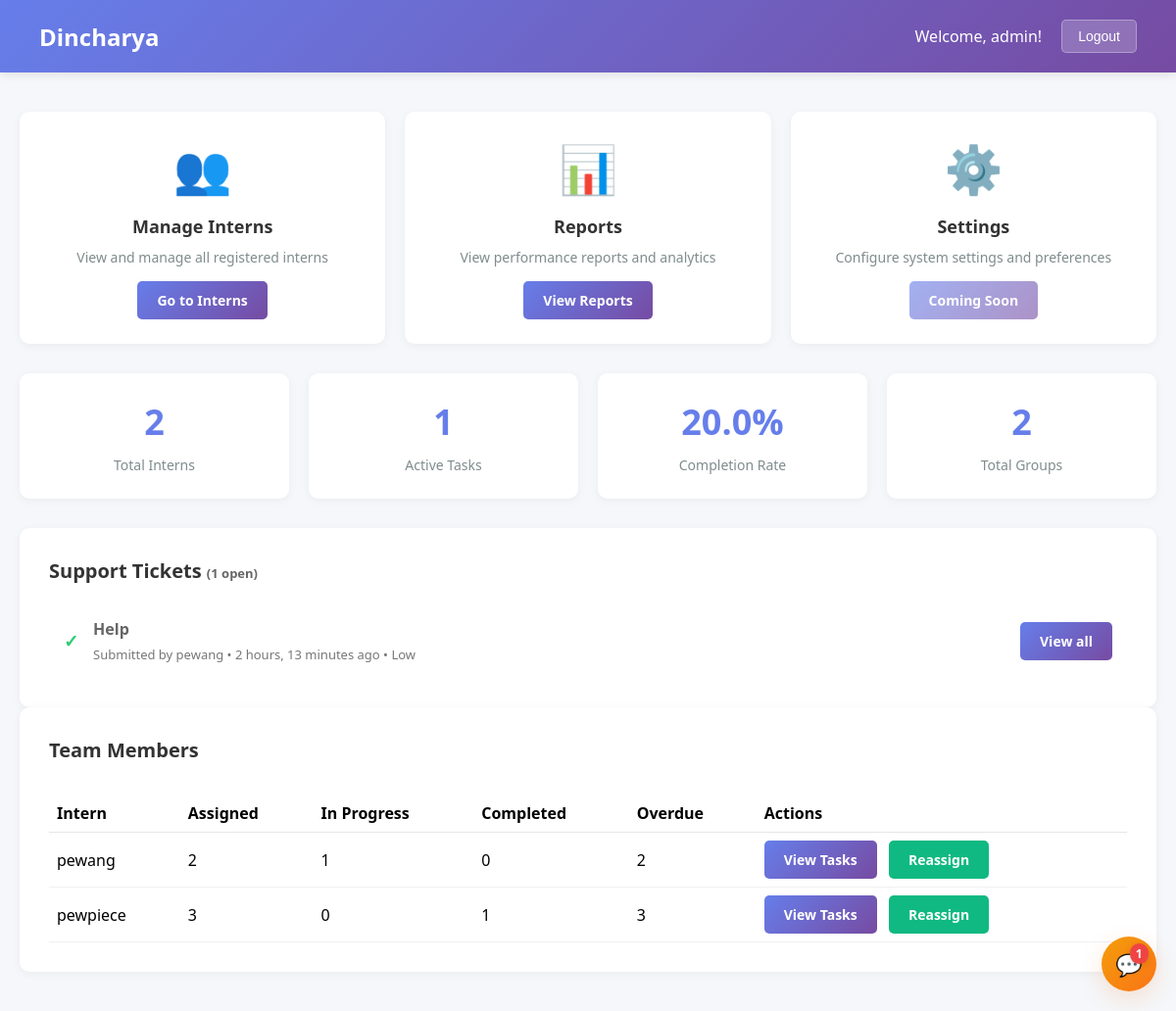
The app's page / (signed in), older data.
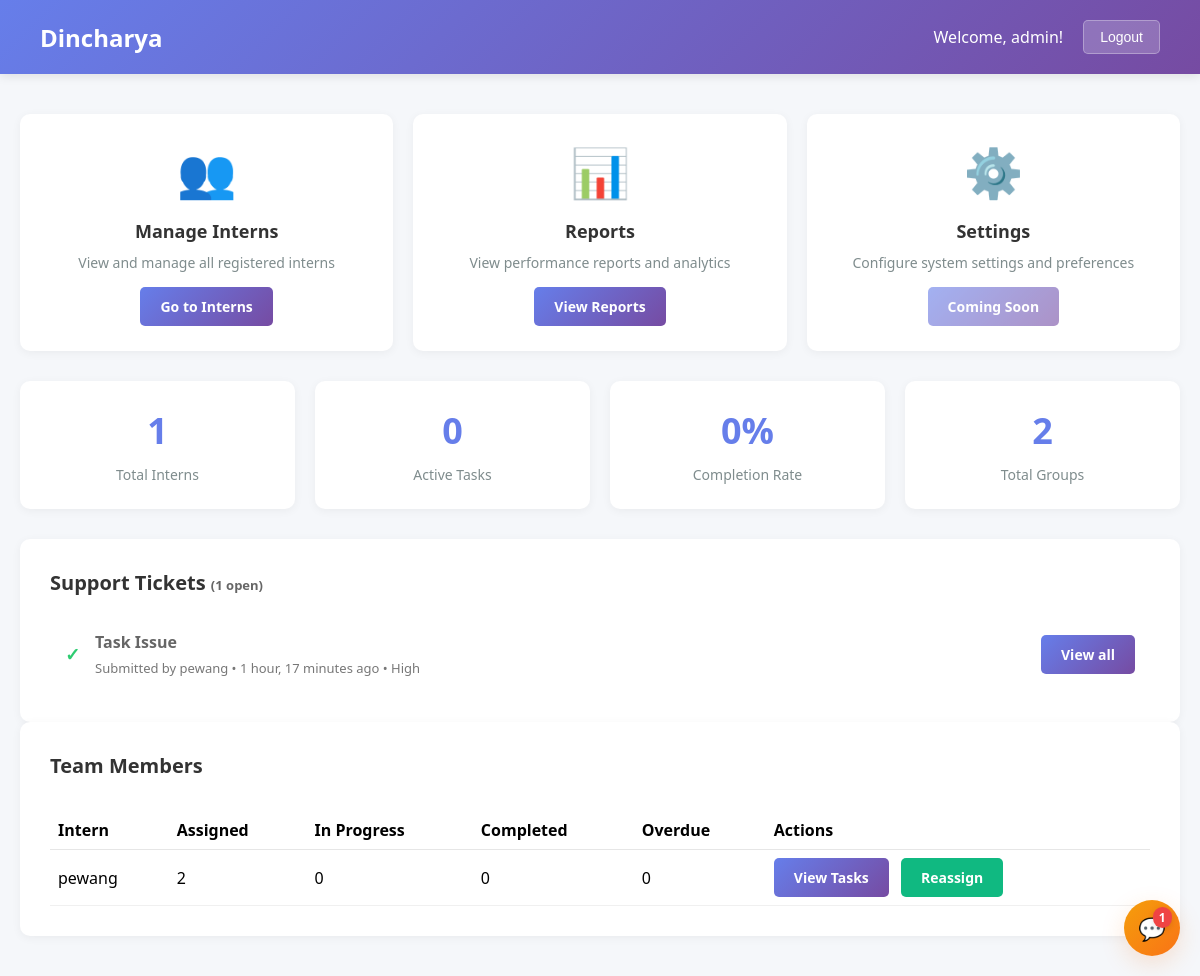
The same page, newer data.
### scheduler/models.py (models this page shows, shortened)
class CustomUser(AbstractUser):
    ROLE_CHOICES = (
        ('supervisor', 'Supervisor'),
        ('intern', 'Intern'),
    )
    role = models.CharField(max_length=20, choices=ROLE_CHOICES, default='intern')

class SupportTicket(models.Model):
    STATUS_CHOICES = (
        ('open', 'Open'),
        ('in_progress', 'In Progress'),
        ('resolved', 'Resolved'),
        ('closed', 'Closed'),
    )
    PRIORITY_CHOICES = (
        ('low', 'Low'),
        ('medium', 'Medium'),
        ('high', 'High'),
    )
    subject = models.CharField(max_length=200)
    description = models.TextField()
    created_by = models.ForeignKey(CustomUser, related_name='support_tickets', on_delete=models.CASCADE)
    assigned_to = models.ForeignKey(CustomUser, related_name='assigned_support_tickets', on_delete=models.SET_NULL, null=True, blank=True)
    status = models.CharField(max_length=20, choices=STATUS_CHOICES, default='open')
    priority = models.CharField(max_length=10, choices=PRIORITY_CHOICES, default='medium')
    created_at = models.DateTimeField(auto_now_add=True)
    updated_at = models.DateTimeField(auto_now=True)
    class Meta:
        ordering = ['-created_at']

### scheduler/views.py (the view)
# urls.py: path('', views.dashboard, name='dashboard'),
@login_required
def dashboard(request):
    user = request.user
    from django.utils import timezone
    user_tasks = Task.objects.filter(assigned_to=user).order_by('due_date')[:5]
    user_all_tasks_qs = Task.objects.filter(assigned_to=user)
    tasks_assigned_count = user_all_tasks_qs.count()
    tasks_completed_count = user_all_tasks_qs.filter(status='completed').count()
    tasks_inprogress_count = user_all_tasks_qs.filter(status='in_progress').count()
    context = {
        'user': user,
        'recent_tasks': user_tasks,
        'now': timezone.now(),
        'tasks_assigned_count': tasks_assigned_count,
        'tasks_completed_count': tasks_completed_count,
        'tasks_inprogress_count': tasks_inprogress_count,
    }
    if user.role == 'supervisor':
        interns = CustomUser.objects.filter(role='intern')
        team_tasks = Task.objects.filter(assigned_to__in=interns)
        summary = interns.annotate(
            assigned_count=Count('assigned_tasks'),
            completed_count=Count('assigned_tasks', filter=Q(assigned_tasks__status='completed')),
            inprogress_count=Count('assigned_tasks', filter=Q(assigned_tasks__status='in_progress')),
            overdue_count=Count('assigned_tasks', filter=Q(assigned_tasks__due_date__lt=timezone.now()))
        )
        context.update({
            'team_summary': summary,
            'team_overview': {
                'total': team_tasks.count(),
                'completed': team_tasks.filter(status='completed').count(),
                'in_progress': team_tasks.filter(status='in_progress').count(),
                'overdue': team_tasks.filter(due_date__lt=timezone.now()).count(),
            }
        })
        interns_count = interns.count()
        from django.contrib.auth.models import Group
        groups_count = Group.objects.count()
        total_tasks = team_tasks.count()
        completed = team_tasks.filter(status='completed').count()
        completion_rate = round((completed / total_tasks) * 100, 1) if total_tasks else 0
        context.update({
            'interns_count': interns_count,
            'groups_count': groups_count,
            'completion_rate': completion_rate,
        })
        recent_tickets = SupportTicket.objects.filter(status__in=['open', 'in_progress']).select_related('created_by')[:5]
        open_tickets_count = SupportTicket.objects.filter(status='open').count()
        context.update({
            'recent_tickets': recent_tickets,
            'open_tickets_count': open_tickets_count,
        })
        return render(request, 'supervisor_dashboard.html', context)
    elif user.role == 'intern':
        my_tickets = SupportTicket.objects.filter(created_by=user).select_related('assigned_to').prefetch_related('replies__responder')[:5]
        context.update({
            'my_tickets': my_tickets,
        })
        return render(request, 'intern_dashboard.html', context)
    else:
        return render(request, 'unauthorized.html')

### templates/supervisor_dashboard.html (shortened to what this page needs)
<!DOCTYPE html>
<html lang="en">
<head>
</head>
<body>
    <div class="navbar">
        <h1>Dincharya</h1>
        <div class="navbar-links">
            <span>Welcome, {{ user.username }}!</span>
            <form method="post" action="{% url 'logout' %}" class="logout-form">
                <button type="submit" class="logout-btn">Logout</button>
            </form>
        </div>
    </div>
    <div class="container">
        <div class="quick-actions">
            <a href="{% url 'manage_interns' %}" class="action-card">
                <div class="action-icon">👥</div>
                <h3>Manage Interns</h3>
                <p>View and manage all registered interns</p>
                <div class="action-btn">Go to Interns</div>
            </a>
            <a href="{% url 'reports' %}" class="action-card">
                <div class="action-icon">📊</div>
                <h3>Reports</h3>
                <p>View performance reports and analytics</p>
                <div style="margin-top:12px;">
                    <div class="action-btn">View Reports</div>
                </div>
            </a>
            <div class="action-card">
                <div class="action-icon">⚙️</div>
                <h3>Settings</h3>
                <p>Configure system settings and preferences</p>
                <div class="action-btn" style="cursor: not-allowed; opacity: 0.6;">Coming Soon</div>
            </div>
        </div>
        <div class="stats-section">
            <div class="stat-card">
                <div class="stat-number">{{ interns_count|default:'0' }}</div>
                <div class="stat-label">Total Interns</div>
            </div>
            <div class="stat-card">
                <div class="stat-number">{{ team_overview.in_progress|default:'0' }}</div>
                <div class="stat-label">Active Tasks</div>
            </div>
            <div class="stat-card">
                <div class="stat-number">{{ completion_rate|default:'0' }}%</div>
                <div class="stat-label">Completion Rate</div>
            </div>
            <div class="stat-card">
                <div class="stat-number">{{ groups_count|default:'0' }}</div>
                <div class="stat-label">Total Groups</div>
            </div>
        </div>
        <div class="info-section mt-3">
            <h3>Support Tickets <small style="color:#666; font-size:13px;">({{ open_tickets_count|default:'0' }} open)</small></h3>
            <ul class="info-list" style="margin-top:8px;">
                {% for t in recent_tickets %}
                <li style="display:flex; justify-content:space-between; align-items:center;">
                    <div style="flex:1;">
                        <strong>{{ t.subject|truncatechars:60 }}</strong>
                        <div style="color:#777; font-size:13px; margin-top:6px;">
                            Submitted by {{ t.created_by.get_full_name|default:t.created_by.username }} • {{ t.created_at|timesince }} ago • {{ t.get_priority_display }}
                        </div>
                    </div>
                    <div style="margin-left:12px;">
                        <a href="{% url 'support_list' %}" class="action-btn">View all</a>
                    </div>
                </li>
                {% empty %}
                <li>No recent tickets.</li>
                {% endfor %}
            </ul>
        </div>
        <div class="info-section mt-3">
            <h3>Team Members</h3>
            <div style="overflow:auto;">
                <table style="width:100%; border-collapse: collapse; margin-top: 12px;">
                    <thead>
                        <tr style="text-align:left; border-bottom: 1px solid #e6e6e6;">
                            <th style="padding:8px">Intern</th>
                            <th style="padding:8px">Assigned</th>
                            <th style="padding:8px">In Progress</th>
                            <th style="padding:8px">Completed</th>
                            <th style="padding:8px">Overdue</th>
                            <th style="padding:8px">Actions</th>
                        </tr>
                    </thead>
                    <tbody>
                        {% for intern in team_summary %}
                        <tr style="border-bottom: 1px solid #f0f0f0;">
                            <td style="padding:8px">{{ intern.get_full_name|default:intern.username }}</td>
                            <td style="padding:8px">{{ intern.assigned_count|default:'0' }}</td>
                            <td style="padding:8px">{{ intern.inprogress_count|default:'0' }}</td>
                            <td style="padding:8px">{{ intern.completed_count|default:'0' }}</td>
                            <td style="padding:8px">{{ intern.overdue_count|default:'0' }}</td>
                            <td style="padding:8px">
                                <a href="{% url 'tasks:task_list' %}?assigned_to={{ intern.id }}" class="action-btn">View Tasks</a>
                                <a href="{% url 'bulk_reassign' %}?assigned_to={{ intern.id }}" class="action-btn" style="margin-left:8px; background:#10b981">Reassign</a>
                            </td>
                        </tr>
                        {% empty %}
                        <tr>
                            <td colspan="6" style="padding:12px; text-align:center; color:#777">No interns found.</td>
                        </tr>
                        {% endfor %}
                    </tbody>
                </table>
            </div>
        </div>
    </div>
    <a href="{% url 'support_list' %}" class="support-float" aria-label="Support" title="Support tickets">
        <span style="position:relative; display:inline-block;">💬
            {% if open_tickets_count and open_tickets_count > 0 %}
            <span class="support-badge">{{ open_tickets_count }}</span>
            {% endif %}
        </span>
    </a>
</body>
</html>

### templates/supervisor_dashboard.html (style rules this page uses)
* { margin: 0; padding: 0; box-sizing: border-box; }
body { font-family: 'Segoe UI', Tahoma, Geneva, Verdana, sans-serif; background: #f5f7fa; min-height: 100vh; }
.navbar { background: linear-gradient(135deg, #667eea 0%, #764ba2 100%); color: white; padding: 20px 40px; display: flex; justify-content: space-between; align-items: center; box-shadow: 0 2px 10px rgba(0, 0, 0, 0.1); }
.navbar h1 { font-size: 24px; }
.navbar-links { display: flex; gap: 20px; align-items: center; }
.logout-form { display: inline; margin: 0; }
.logout-btn { background: rgba(255, 255, 255, 0.2); padding: 8px 16px; border-radius: 5px; border: 1px solid rgba(255, 255, 255, 0.3); cursor: pointer; color: white; text-decoration: none; transition: background 0.3s; font-size: 14px; font-weight: 500; }
.container { max-width: 1200px; margin: 40px auto; padding: 0 20px; }
.quick-actions { display: grid; grid-template-columns: repeat(auto-fit, minmax(250px, 1fr)); gap: 20px; margin-bottom: 30px; }
.action-card { background: white; border-radius: 10px; padding: 25px; text-align: center; box-shadow: 0 2px 10px rgba(0, 0, 0, 0.05); transition: transform 0.3s, box-shadow 0.3s; text-decoration: none; color: inherit; display: block; }
.action-icon { font-size: 48px; margin-bottom: 15px; }
.action-card h3 { color: #333; margin-bottom: 10px; font-size: 18px; }
.action-card p { color: #7f8c8d; font-size: 14px; margin-bottom: 15px; }
.action-btn { display: inline-block; background: linear-gradient(135deg, #667eea 0%, #764ba2 100%); color: white; padding: 10px 20px; border-radius: 5px; text-decoration: none; font-weight: 600; font-size: 14px; transition: transform 0.2s; }
.stats-section { display: grid; grid-template-columns: repeat(auto-fit, minmax(200px, 1fr)); gap: 20px; margin-bottom: 30px; }
.stat-card { background: white; border-radius: 10px; padding: 25px; box-shadow: 0 2px 10px rgba(0, 0, 0, 0.05); text-align: center; }
.stat-number { font-size: 36px; font-weight: bold; color: #667eea; margin-bottom: 10px; }
.stat-label { color: #7f8c8d; font-size: 14px; }
.info-section { background: white; border-radius: 10px; padding: 30px; box-shadow: 0 2px 10px rgba(0, 0, 0, 0.05); }
.info-section h3 { color: #333; margin-bottom: 20px; font-size: 20px; }
.info-list { list-style: none; }
.info-list li { padding: 15px; border-bottom: 1px solid #ecf0f1; display: flex; align-items: center; color: #666; }
.info-list li:last-child { border-bottom: none; }
.info-list li::before { content: "✓"; color: #2ecc71; font-weight: bold; margin-right: 15px; font-size: 18px; }
.support-float { position: fixed; right: 20px; bottom: 20px; width: 56px; height: 56px; border-radius: 50%; display: flex; align-items: center; justify-content: center; font-size: 22px; color: #fff; background: linear-gradient(135deg, #f59e0b 0%, #f97316 100%); box-shadow: 0 8px 24px rgba(249, 115, 22, 0.18); z-index: 1200; text-decoration: none; transition: transform 0.15s ease, box-shadow 0.15s ease; }
.support-badge { position: absolute; top: -6px; right: -6px; background: #ef4444; color: #fff; border-radius: 999px; padding: 2px 6px; font-size: 12px; font-weight: 700; box-shadow: 0 2px 6px rgba(0,0,0,0.12); }

Row changes from the older to the newer data that the page shows:
removed SupportTicket: subject "Help", created_by.get_full_name "pewang", created_at "2 hours, 13 minutes", priority "Low"
removed CustomUser: get_full_name "pewpiece", assigned_count "3", inprogress_count "0", completed_count "1", overdue_count "3"
added SupportTicket: subject "Task Issue", created_by.get_full_name "pewang", created_at "1 hour, 17 minutes", priority "High"
changed CustomUser "pewang": inprogress_count "1" → "0"; overdue_count "2" → "0"
Text that changed along with them:
{{ interns_count|default:'0' }}: "2" → "1"
{{ team_overview.in_progress|default:'0' }}: "1" → "0"
{{ completion_rate|default:'0' }}: "20.0" → "0"
